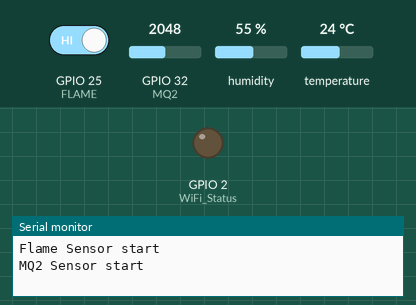
This sketch was run on a simulated ESP32. Parts: output pins drawn as LEDs (lit = HIGH), the last lines printed to the serial monitor. Dashed ring = blinking. The inputs (shaded band) are chosen by the test bench; at power-on: GPIO 25 (FLAME) HIGH, GPIO 32 (MQ2) = 2048, humidity 55 %, temperature 24 °C. WiFi joins after 1.5 s; servers stay silent unless stated.

Above: at 0.1 s.
At 5.5 s:
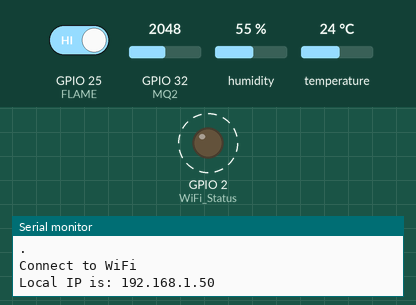
5.6 s: GPIO 25 (FLAME) driven LOW
9.1 s: GPIO 25 (FLAME) driven HIGH
Timing chart, 0 to 19.8 s (numbered marks = the images above; inputs shaded):
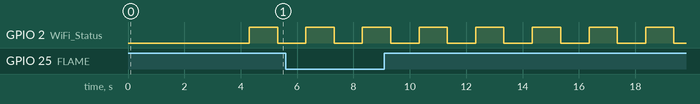

Measured:
- by itself, GPIO 2 (WiFi_Status): alternates HIGH for 1.0 s and LOW for 1.0 s

The sketch:

227020684_FYP_BACKEND_CODE_1.ino
```cpp
#define BLYNK_PRINT Serial

/* Fill in information from Blynk Device Info here */
#define BLYNK_TEMPLATE_ID "TMPL6kmsOrkKd"
#define BLYNK_TEMPLATE_NAME "Fire Alert System"
#define BLYNK_AUTH_TOKEN "B4D2FhlYdnnylNg3KQImmHHd5_FijVd9"

#include <WiFi.h>
#include <WiFiClient.h>
#include <BlynkSimpleEsp32.h>
#include <DHT.h>

// WiFi credentials.
//char ssid[] = "PandaHo2.4";
//char pass[] = "27753828";
char ssid[] = "GUS";
char pass[] = "PandaWiFi";

BlynkTimer timer;

#define FLAME 25
#define MQ2 32
#define WiFi_Status 2

DHT dht(27, DHT22);

WidgetLED FIRE_ON(V3);

void sendDataToSensor() {
  int fire = digitalRead(FLAME);
  Serial.println(fire);


   if (fire == 0) {
    FIRE_ON.on();
    Serial.println("FIRE DETECTED!");
    Blynk.logEvent("on_fire","FIRE DETECTED IN KITCHEN !");
  } else {
    FIRE_ON.off();
    Serial.println("NO FIRE DETECTED!");
  }

  float temperature = dht.readTemperature();
  float humidity = dht.readHumidity();

  if (isnan(humidity) || isnan(temperature)) {
    Serial.println("Cannot read the data from DHT sensor!");
    return;
  }

  Blynk.virtualWrite(V0, temperature);
  Blynk.virtualWrite(V1, humidity);

  Serial.print("Temp: ");
  Serial.print(temperature);
  Serial.print(" C ");
  Serial.print("Humidity: ");
  Serial.print(humidity);
  Serial.print(" % ");
  Serial.println();

  int sensorValue = analogRead(MQ2);

  Blynk.virtualWrite(V2, sensorValue);

  Serial.print("Gas Value: ");
  Serial.println(sensorValue);

  if (sensorValue >= 600) {
    Blynk.logEvent("gas","TOO MUCH GAS IN KITCHEN !");
  }
}

void setup() {
  // Debug console
  Serial.begin(9600);

  pinMode(WiFi_Status, OUTPUT);

  pinMode(FLAME, INPUT);
  Serial.println("Flame Sensor start");

  pinMode(MQ2, INPUT);
  Serial.println("MQ2 Sensor start");

  dht.begin();
  delay(2000);
  Serial.println("DHT Sensor start");

  WiFi.mode(WIFI_STA);
  WiFi.begin(ssid, pass);
  while (WiFi.status() != WL_CONNECTED) {
    delay(1000);
    Serial.println(".");
  }

  Serial.println("Connect to WiFi");
  Serial.print("Local IP is: ");
  Serial.println(WiFi.localIP());

  timer.setInterval(1000L, sendDataToSensor);
  Blynk.begin(BLYNK_AUTH_TOKEN, ssid, pass);
}

void loop() {
  if (WiFi.status() == WL_CONNECTED) {
    digitalWrite(WiFi_Status, HIGH);  // turn the LED on (HIGH is the voltage level)
    delay(1000);            // wait for a second

    digitalWrite(WiFi_Status, LOW);  // turn the LED off by making the voltage LOW
    delay(1000);
  }

  Blynk.run();
  timer.run();
}
```
